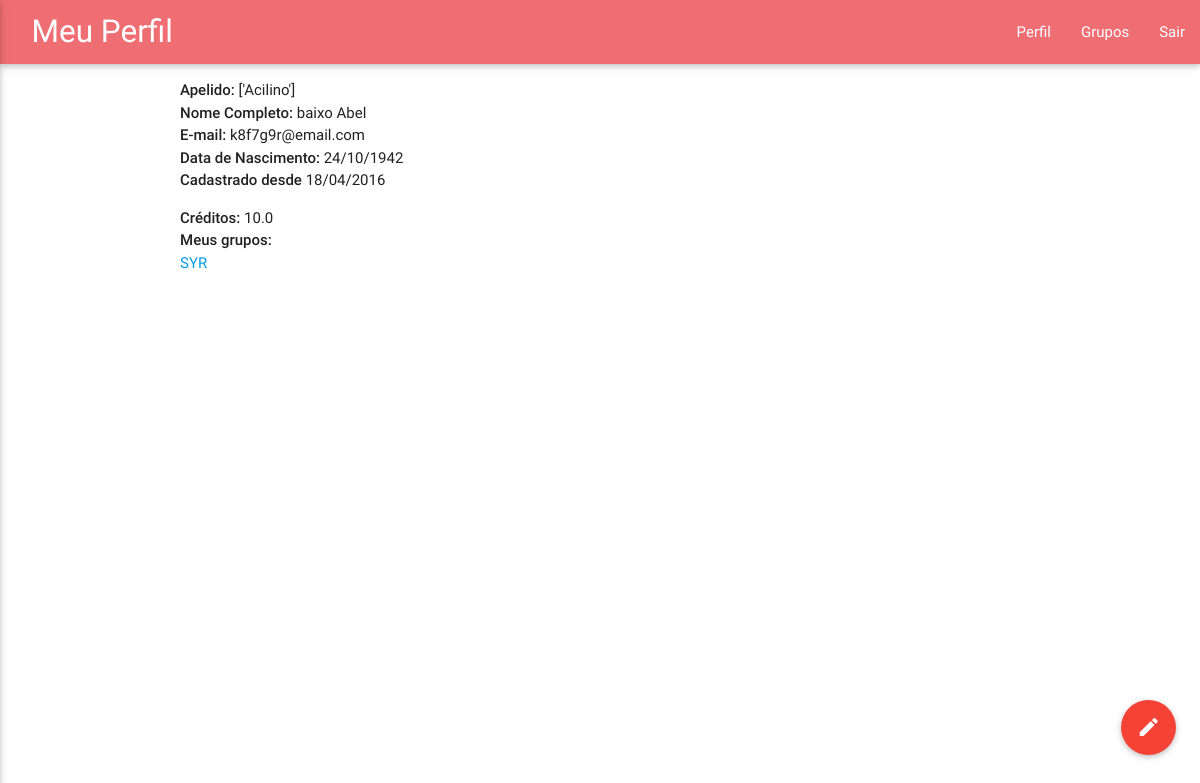
/user_cp (signed in), run on an earlier commit of the app's database.
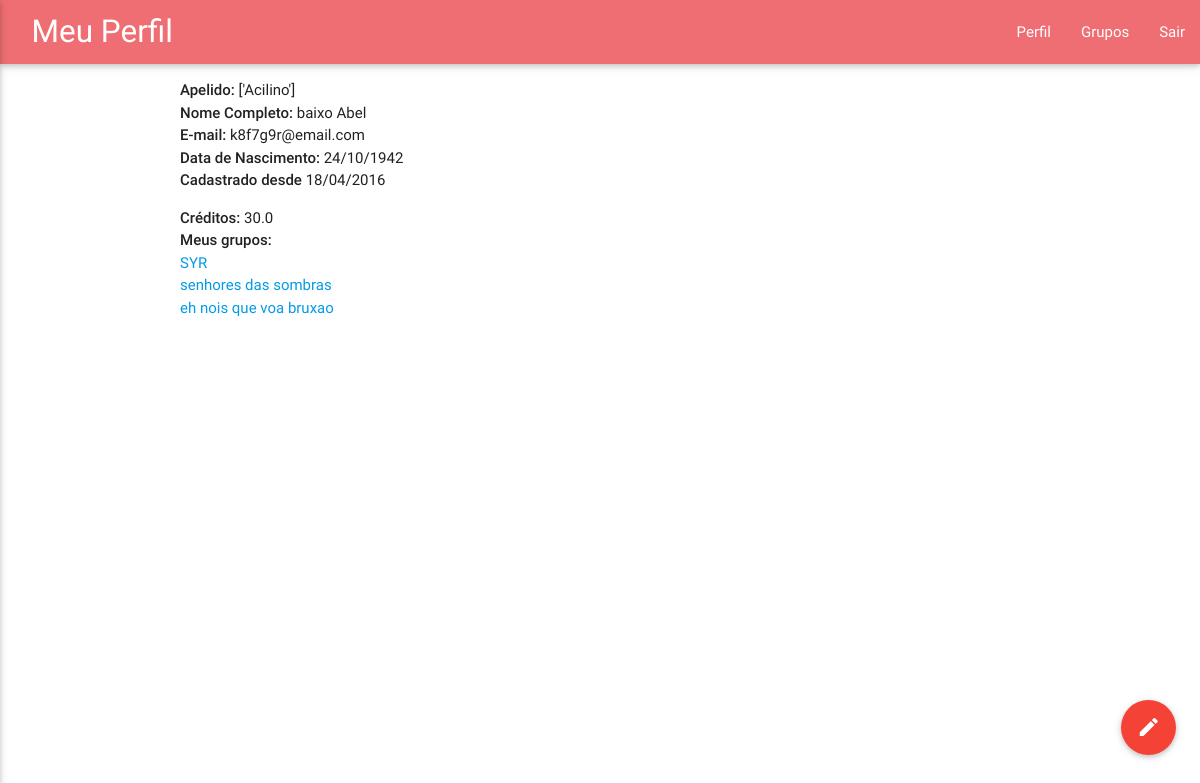
And on a later commit of the database.
### ubet/models.py (models this page shows, shortened)
class Ubet_user(models.Model):
	django_user = models.OneToOneField(User,
		on_delete = models.CASCADE)
	full_name = models.CharField(max_length=100)
	date_of_birth = models.DateField()
	creditos = models.FloatField(default=100)

class Group(models.Model):
	status_list = (('END','FINISHED'),('ABORT','CANCELED'),('WAIT','WAITING'))
	creator = models.ForeignKey(User,null=True,on_delete=models.SET_NULL,related_name='group_creator_user')
	winner = models.ForeignKey(User,null=True,on_delete=models.SET_NULL,related_name='group_winner_user')
	name = models.CharField(max_length=50)
	max_size = models.IntegerField()
	bet_value = models.IntegerField()
	date_of_birth = models.DateTimeField(auto_now = True)
	status = models.CharField(choices=status_list,default='WAITING',max_length=50)
	users = models.ManyToManyField(User,symmetrical=True,through='Group_link')
	def update(self):
		now = datetime.datetime.now()
		if self.status == "WAITING":
			if  (now - self.date_of_birth).seconds / 60 >= expire or self.users.count() == self.max_size:
				if self.users.count() == self.max_size:
					self.status =  'FINISHED'
					self.winner = choice(self.users.all())
					self.winner.ubet_user.creditos += self.users.count()*self.bet_value
					self.winner.ubet_user.save()
				else:
					self.status = 'CANCELED'
					for user in self.users.all():
						user.ubet_user.creditos += self.bet_value
						user.ubet_user.save()
						user.save()
				self.save()
	@staticmethod
	def groups_by_user(user):
		glist = Group.objects.filter(users=user)
		for g in glist:
			g.update()
		return glist

### ubet/views.py (the view)
# urls.py: url(r'^user_cp$',views.user_cp,name='user_cp'),
def user_cp(request):
	if request.user.is_authenticated():
		return render(request, 'ubet/user_cp.html', { 'user': request.user, 'user_groups': Group.groups_by_user(request.user) })
	else:
		form = UserAuthenticationForm()
		return render(request, 'ubet/login.html', { 'login_msg': 'Você precisa estar logado para acessar essa página.',
												 'form': form })

### ubet/templates/ubet/user_cp.html
{% extends "ubet/base.html" %}
{% block page_title %} Meu Perfil {% endblock %}
{% block main_content %}
	<ul>
		<li><strong>Apelido:</strong> {{ user.first_name }}</li>
		<li><strong>Nome Completo:</strong> {{ user.ubet_user.full_name }}</li>
		<li><strong>E-mail:</strong> {{ user.email }}</li>
		<li><strong>Data de Nascimento:</strong> {{ user.ubet_user.date_of_birth|date:"d/m/Y" }}</li>
		<li><strong>Cadastrado desde</strong> {{ user.date_joined|date:"d/m/Y" }}</li>
	</ul>
	<ul>
		<li><strong>Créditos:</strong> {{ user.ubet_user.creditos }}</li>
		<li><strong>Meus grupos:</strong></li>
		<ul>
			{% for g in user_groups %}
				<li><a href="{% url 'group_info' %}?g_id={{g.id}}">{{ g.name }}</a></li>
			{% endfor %}
	</ul>
{% endblock main_content %}

What changed in the data, as far as the page shows it:
added Group: name "senhores das sombras"
added Group: name "eh nois que voa bruxao"
Also different on the page:
{{ user.ubet_user.creditos }}: "10.0" → "30.0"
